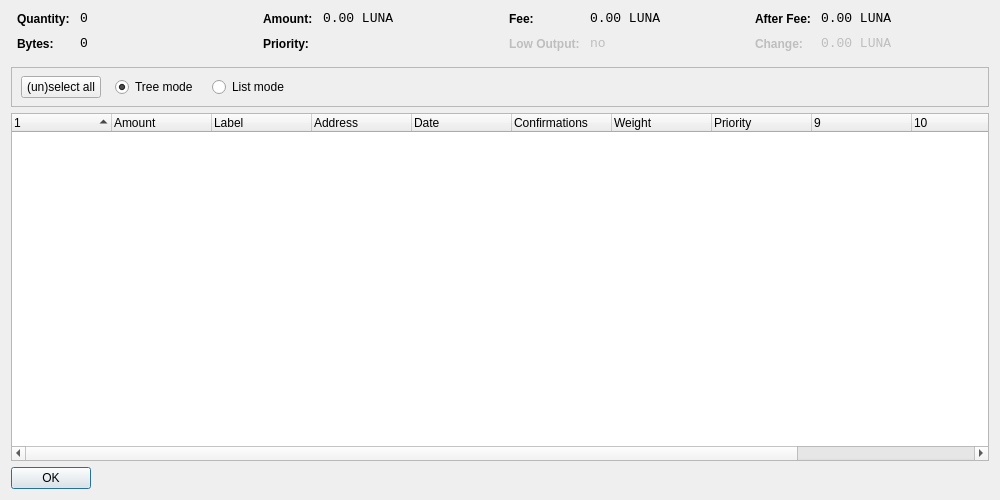
<?xml version="1.0" encoding="UTF-8"?>
<ui version="4.0">
 <class>CoinControlDialog</class>
 <widget class="QWidget" name="CoinControlDialog">
  <property name="geometry">
   <rect>
    <x>0</x>
    <y>0</y>
    <width>1000</width>
    <height>500</height>
   </rect>
  </property>
  <property name="windowTitle">
   <string>Coin Control</string>
  </property>
  <layout class="QVBoxLayout" name="verticalLayout">
   <item>
    <layout class="QHBoxLayout" name="horizontalLayoutTop" stretch="0,0,0,0">
     <property name="topMargin">
      <number>0</number>
     </property>
     <property name="bottomMargin">
      <number>10</number>
     </property>
     <item>
      <layout class="QFormLayout" name="formLayoutCoinControl1">
       <property name="horizontalSpacing">
        <number>10</number>
       </property>
       <property name="verticalSpacing">
        <number>10</number>
       </property>
       <property name="leftMargin">
        <number>6</number>
       </property>
       <property name="rightMargin">
        <number>6</number>
       </property>
       <item row="0" column="0">
        <widget class="QLabel" name="labelCoinControlQuantityText">
         <property name="styleSheet">
          <string notr="true">font-weight:bold;</string>
         </property>
         <property name="text">
          <string>Quantity:</string>
         </property>
        </widget>
       </item>
       <item row="0" column="1">
        <widget class="QLabel" name="labelCoinControlQuantity">
         <property name="font">
          <font>
           <family>Monospace</family>
           <pointsize>10</pointsize>
          </font>
         </property>
         <property name="cursor">
          <cursorShape>IBeamCursor</cursorShape>
         </property>
         <property name="contextMenuPolicy">
          <enum>Qt::ActionsContextMenu</enum>
         </property>
         <property name="text">
          <string notr="true">0</string>
         </property>
         <property name="textInteractionFlags">
          <set>Qt::LinksAccessibleByMouse|Qt::TextSelectableByKeyboard|Qt::TextSelectableByMouse</set>
         </property>
        </widget>
       </item>
       <item row="1" column="0">
        <widget class="QLabel" name="labelCoinControlBytesText">
         <property name="styleSheet">
          <string notr="true">font-weight:bold;</string>
         </property>
         <property name="text">
          <string>Bytes:</string>
         </property>
        </widget>
       </item>
       <item row="1" column="1">
        <widget class="QLabel" name="labelCoinControlBytes">
         <property name="font">
          <font>
           <family>Monospace</family>
           <pointsize>10</pointsize>
          </font>
         </property>
         <property name="cursor">
          <cursorShape>IBeamCursor</cursorShape>
         </property>
         <property name="contextMenuPolicy">
          <enum>Qt::ActionsContextMenu</enum>
         </property>
         <property name="text">
          <string notr="true">0</string>
         </property>
         <property name="textInteractionFlags">
          <set>Qt::LinksAccessibleByMouse|Qt::TextSelectableByKeyboard|Qt::TextSelectableByMouse</set>
         </property>
        </widget>
       </item>
      </layout>
     </item>
     <item>
      <layout class="QFormLayout" name="formLayoutCoinControl2">
       <property name="horizontalSpacing">
        <number>10</number>
       </property>
       <property name="verticalSpacing">
        <number>10</number>
       </property>
       <property name="leftMargin">
        <number>6</number>
       </property>
       <property name="rightMargin">
        <number>6</number>
       </property>
       <item row="0" column="0">
        <widget class="QLabel" name="labelCoinControlAmountText">
         <property name="styleSheet">
          <string notr="true">font-weight:bold;</string>
         </property>
         <property name="text">
          <string>Amount:</string>
         </property>
        </widget>
       </item>
       <item row="0" column="1">
        <widget class="QLabel" name="labelCoinControlAmount">
         <property name="font">
          <font>
           <family>Monospace</family>
           <pointsize>10</pointsize>
          </font>
         </property>
         <property name="cursor">
          <cursorShape>IBeamCursor</cursorShape>
         </property>
         <property name="contextMenuPolicy">
          <enum>Qt::ActionsContextMenu</enum>
         </property>
         <property name="text">
          <string notr="true">0.00 LUNA</string>
         </property>
         <property name="textInteractionFlags">
          <set>Qt::LinksAccessibleByMouse|Qt::TextSelectableByKeyboard|Qt::TextSelectableByMouse</set>
         </property>
        </widget>
       </item>
       <item row="1" column="0">
        <widget class="QLabel" name="labelCoinControlPriorityText">
         <property name="styleSheet">
          <string notr="true">font-weight:bold;</string>
         </property>
         <property name="text">
          <string>Priority:</string>
         </property>
        </widget>
       </item>
       <item row="1" column="1">
        <widget class="QLabel" name="labelCoinControlPriority">
         <property name="font">
          <font>
           <family>Monospace</family>
           <pointsize>10</pointsize>
          </font>
         </property>
         <property name="cursor">
          <cursorShape>IBeamCursor</cursorShape>
         </property>
         <property name="contextMenuPolicy">
          <enum>Qt::ActionsContextMenu</enum>
         </property>
         <property name="text">
          <string/>
         </property>
         <property name="textInteractionFlags">
          <set>Qt::LinksAccessibleByMouse|Qt::TextSelectableByKeyboard|Qt::TextSelectableByMouse</set>
         </property>
        </widget>
       </item>
      </layout>
     </item>
     <item>
      <layout class="QFormLayout" name="formLayoutCoinControl3">
       <property name="horizontalSpacing">
        <number>10</number>
       </property>
       <property name="verticalSpacing">
        <number>10</number>
       </property>
       <property name="leftMargin">
        <number>6</number>
       </property>
       <property name="rightMargin">
        <number>6</number>
       </property>
       <item row="0" column="0">
        <widget class="QLabel" name="labelCoinControlFeeText">
         <property name="styleSheet">
          <string notr="true">font-weight:bold;</string>
         </property>
         <property name="text">
          <string>Fee:</string>
         </property>
        </widget>
       </item>
       <item row="0" column="1">
        <widget class="QLabel" name="labelCoinControlFee">
         <property name="font">
          <font>
           <family>Monospace</family>
           <pointsize>10</pointsize>
          </font>
         </property>
         <property name="cursor">
          <cursorShape>IBeamCursor</cursorShape>
         </property>
         <property name="contextMenuPolicy">
          <enum>Qt::ActionsContextMenu</enum>
         </property>
         <property name="text">
          <string notr="true">0.00 LUNA</string>
         </property>
         <property name="textInteractionFlags">
          <set>Qt::LinksAccessibleByMouse|Qt::TextSelectableByKeyboard|Qt::TextSelectableByMouse</set>
         </property>
        </widget>
       </item>
       <item row="1" column="0">
        <widget class="QLabel" name="labelCoinControlLowOutputText">
         <property name="enabled">
          <bool>false</bool>
         </property>
         <property name="styleSheet">
          <string notr="true">font-weight:bold;</string>
         </property>
         <property name="text">
          <string>Low Output:</string>
         </property>
        </widget>
       </item>
       <item row="1" column="1">
        <widget class="QLabel" name="labelCoinControlLowOutput">
         <property name="enabled">
          <bool>false</bool>
         </property>
         <property name="font">
          <font>
           <family>Monospace</family>
           <pointsize>10</pointsize>
          </font>
         </property>
         <property name="cursor">
          <cursorShape>IBeamCursor</cursorShape>
         </property>
         <property name="contextMenuPolicy">
          <enum>Qt::ActionsContextMenu</enum>
         </property>
         <property name="text">
          <string>no</string>
         </property>
         <property name="textInteractionFlags">
          <set>Qt::LinksAccessibleByMouse|Qt::TextSelectableByKeyboard|Qt::TextSelectableByMouse</set>
         </property>
        </widget>
       </item>
      </layout>
     </item>
     <item>
      <layout class="QFormLayout" name="formLayoutCoinControl4">
       <property name="horizontalSpacing">
        <number>10</number>
       </property>
       <property name="verticalSpacing">
        <number>10</number>
       </property>
       <property name="leftMargin">
        <number>6</number>
       </property>
       <property name="rightMargin">
        <number>6</number>
       </property>
       <item row="0" column="0">
        <widget class="QLabel" name="labelCoinControlAfterFeeText">
         <property name="styleSheet">
          <string notr="true">font-weight:bold;</string>
         </property>
         <property name="text">
          <string>After Fee:</string>
         </property>
        </widget>
       </item>
       <item row="0" column="1">
        <widget class="QLabel" name="labelCoinControlAfterFee">
         <property name="font">
          <font>
           <family>Monospace</family>
           <pointsize>10</pointsize>
          </font>
         </property>
         <property name="cursor">
          <cursorShape>IBeamCursor</cursorShape>
         </property>
         <property name="contextMenuPolicy">
          <enum>Qt::ActionsContextMenu</enum>
         </property>
         <property name="text">
          <string notr="true">0.00 LUNA</string>
         </property>
         <property name="textInteractionFlags">
          <set>Qt::LinksAccessibleByMouse|Qt::TextSelectableByKeyboard|Qt::TextSelectableByMouse</set>
         </property>
        </widget>
       </item>
       <item row="1" column="0">
        <widget class="QLabel" name="labelCoinControlChangeText">
         <property name="enabled">
          <bool>false</bool>
         </property>
         <property name="styleSheet">
          <string notr="true">font-weight:bold;</string>
         </property>
         <property name="text">
          <string>Change:</string>
         </property>
        </widget>
       </item>
       <item row="1" column="1">
        <widget class="QLabel" name="labelCoinControlChange">
         <property name="enabled">
          <bool>false</bool>
         </property>
         <property name="font">
          <font>
           <family>Monospace</family>
           <pointsize>10</pointsize>
          </font>
         </property>
         <property name="cursor">
          <cursorShape>IBeamCursor</cursorShape>
         </property>
         <property name="contextMenuPolicy">
          <enum>Qt::ActionsContextMenu</enum>
         </property>
         <property name="text">
          <string notr="true">0.00 LUNA</string>
         </property>
         <property name="textInteractionFlags">
          <set>Qt::LinksAccessibleByMouse|Qt::TextSelectableByKeyboard|Qt::TextSelectableByMouse</set>
         </property>
        </widget>
       </item>
      </layout>
     </item>
    </layout>
   </item>
   <item>
    <widget class="QFrame" name="frame">
     <property name="minimumSize">
      <size>
       <width>0</width>
       <height>40</height>
      </size>
     </property>
     <property name="frameShape">
      <enum>QFrame::StyledPanel</enum>
     </property>
     <property name="frameShadow">
      <enum>QFrame::Sunken</enum>
     </property>
     <widget class="QWidget" name="horizontalLayoutWidget">
      <property name="geometry">
       <rect>
        <x>10</x>
        <y>0</y>
        <width>781</width>
        <height>41</height>
       </rect>
      </property>
      <layout class="QHBoxLayout" name="horizontalLayoutPanel" stretch="0,0,0,0">
       <property name="spacing">
        <number>14</number>
       </property>
       <item>
        <widget class="QPushButton" name="pushButtonSelectAll">
         <property name="sizePolicy">
          <sizepolicy hsizetype="Maximum" vsizetype="Fixed">
           <horstretch>0</horstretch>
           <verstretch>0</verstretch>
          </sizepolicy>
         </property>
         <property name="text">
          <string>(un)select all</string>
         </property>
        </widget>
       </item>
       <item>
        <widget class="QRadioButton" name="radioTreeMode">
         <property name="sizePolicy">
          <sizepolicy hsizetype="Maximum" vsizetype="Fixed">
           <horstretch>0</horstretch>
           <verstretch>0</verstretch>
          </sizepolicy>
         </property>
         <property name="text">
          <string>Tree mode</string>
         </property>
         <property name="checked">
          <bool>true</bool>
         </property>
        </widget>
       </item>
       <item>
        <widget class="QRadioButton" name="radioListMode">
         <property name="sizePolicy">
          <sizepolicy hsizetype="Maximum" vsizetype="Fixed">
           <horstretch>0</horstretch>
           <verstretch>0</verstretch>
          </sizepolicy>
         </property>
         <property name="text">
          <string>List mode</string>
         </property>
        </widget>
       </item>
       <item>
        <spacer name="horizontalSpacer">
         <property name="orientation">
          <enum>Qt::Horizontal</enum>
         </property>
         <property name="sizeHint" stdset="0">
          <size>
           <width>40</width>
           <height>20</height>
          </size>
         </property>
        </spacer>
       </item>
      </layout>
     </widget>
    </widget>
   </item>
   <item>
    <widget class="CoinControlTreeWidget" name="treeWidget">
     <property name="contextMenuPolicy">
      <enum>Qt::CustomContextMenu</enum>
     </property>
     <property name="sortingEnabled">
      <bool>false</bool>
     </property>
     <property name="columnCount">
      <number>12</number>
     </property>
     <attribute name="headerShowSortIndicator" stdset="0">
      <bool>true</bool>
     </attribute>
     <attribute name="headerStretchLastSection">
      <bool>false</bool>
     </attribute>
     <column>
      <property name="text">
       <string/>
      </property>
     </column>
     <column>
      <property name="text">
       <string>Amount</string>
      </property>
     </column>
     <column>
      <property name="text">
       <string>Label</string>
      </property>
     </column>
     <column>
      <property name="text">
       <string>Address</string>
      </property>
     </column>
     <column>
      <property name="text">
       <string>Date</string>
      </property>
     </column>
     <column>
      <property name="text">
       <string>Confirmations</string>
      </property>
      <property name="toolTip">
       <string>Confirmed</string>
      </property>
     </column>
     <column>
      <property name="text">
       <string>Weight</string>
      </property>
     </column>
     <column>
      <property name="text">
       <string>Priority</string>
      </property>
     </column>
     <column>
      <property name="text">
       <string/>
      </property>
     </column>
     <column>
      <property name="text">
       <string/>
      </property>
     </column>
     <column>
      <property name="text">
       <string/>
      </property>
     </column>
     <column>
      <property name="text">
       <string/>
      </property>
     </column>
    </widget>
   </item>
   <item>
    <widget class="QDialogButtonBox" name="buttonBox">
     <property name="sizePolicy">
      <sizepolicy hsizetype="Maximum" vsizetype="Fixed">
       <horstretch>0</horstretch>
       <verstretch>0</verstretch>
      </sizepolicy>
     </property>
     <property name="orientation">
      <enum>Qt::Horizontal</enum>
     </property>
     <property name="standardButtons">
      <set>QDialogButtonBox::Ok</set>
     </property>
    </widget>
   </item>
  </layout>
 </widget>
 <customwidgets>
  <customwidget>
   <class>CoinControlTreeWidget</class>
   <extends>QTreeWidget</extends>
   <header>coincontroltreewidget.h</header>
  </customwidget>
 </customwidgets>
 <resources/>
 <connections/>
</ui>
